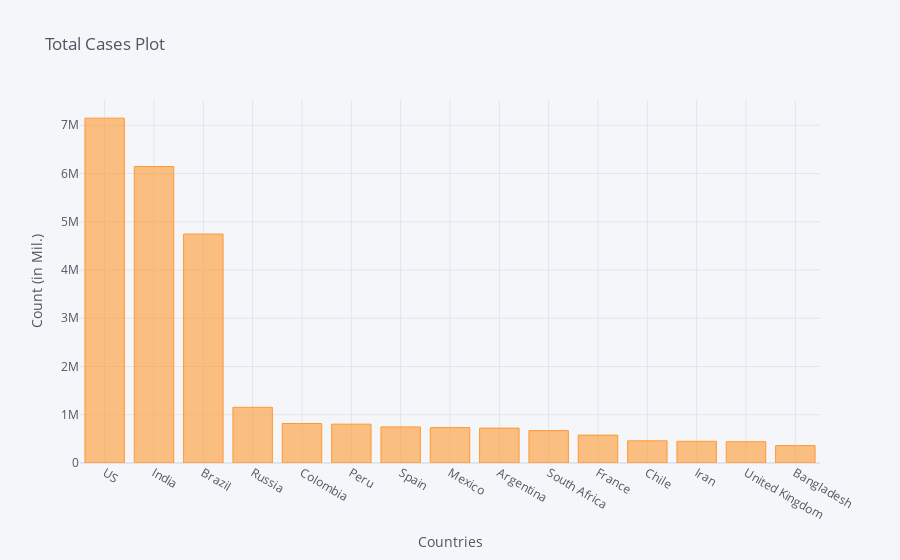

Here is the notebook cell this chart was saved with:
### Code cell
corona_dframe_agg_plot.iplot(kind='bar', x='Country/Region', y='9/28/20',
                             title='Total Cases Plot',xTitle='Countries',yTitle='Count (in Mil.)')

### Figure 1 — Plotly figure (JSON) as saved in the notebook; plotly's stock layout.template omitted (floating-point values rounded to 4 significant figures)
{"data": [{"marker": {"color": "rgba(255, 153, 51, 0.6)", "line": {"color": "rgba(255, 153, 51, 1.0)", "width": 1}}, "name": "9/28/20", "orientation": "v", "text": "", "type": "bar", "x": ["US", "India", "Brazil", "Russia", "Colombia", "Peru", "Spain", "Mexico", "Argentina", "South Africa", "France", "Chile", "Iran", "United Kingdom", "Bangladesh"], "y": [7148045, 6145291, 4745464, 1154299, 818203, 805302, 748266, 733717, 723132, 671669, 577980, 459671, 449960, 441573, 360555]}], "layout": {"legend": {"bgcolor": "#F5F6F9", "font": {"color": "#4D5663"}}, "paper_bgcolor": "#F5F6F9", "plot_bgcolor": "#F5F6F9", "title": {"font": {"color": "#4D5663"}, "text": "Total Cases Plot"}, "xaxis": {"gridcolor": "#E1E5ED", "showgrid": true, "tickfont": {"color": "#4D5663"}, "title": {"font": {"color": "#4D5663"}, "text": "Countries"}, "zerolinecolor": "#E1E5ED"}, "yaxis": {"gridcolor": "#E1E5ED", "showgrid": true, "tickfont": {"color": "#4D5663"}, "title": {"font": {"color": "#4D5663"}, "text": "Count (in Mil.)"}, "zerolinecolor": "#E1E5ED"}}}
